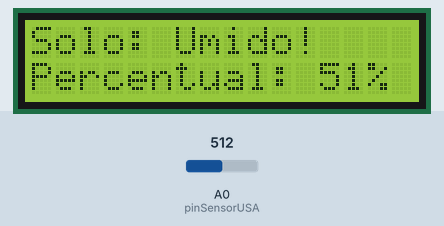
A sketch run on a simulated Arduino Uno, built with avr-gcc and run on an emulated ATmega328P. Parts: 16×2 character LCD. Inputs (shaded band) come from the test bench; at power-on: A0 (pinSensorUSA) = 512. What the sketch prints to the serial monitor is not drawn.

Above: at 17.4 s.
17.5 s: A0 (pinSensorUSA) set to 657
At 19.5 s:
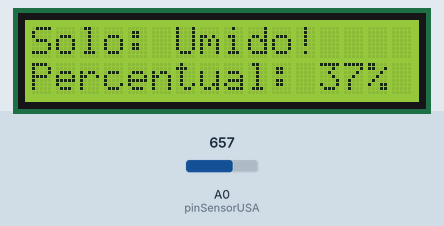
19.8 s: A0 (pinSensorUSA) set to 687
At 21.6 s:
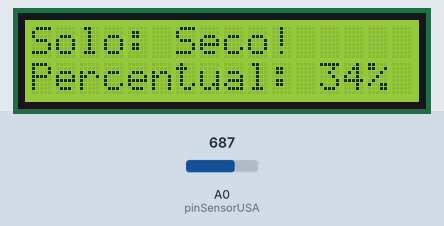
21.9 s: A0 (pinSensorUSA) set to 857
At 23.5 s:
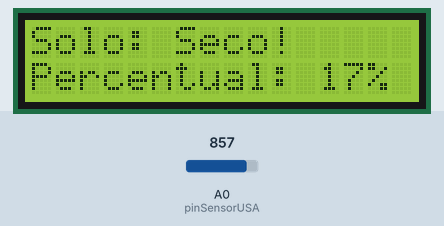
23.9 s: A0 (pinSensorUSA) set to 891
At 25.4 s:
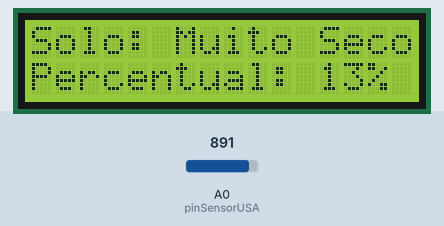
26.0 s: A0 (pinSensorUSA) set to 306
At 27.3 s:
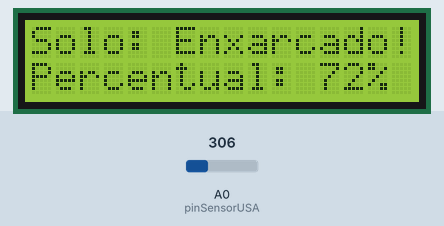
28.1 s: A0 (pinSensorUSA) set to 362
At 29.2 s:
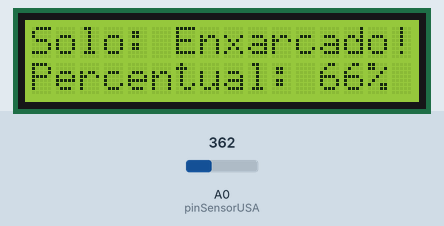
30.2 s: A0 (pinSensorUSA) set to 383
Timing chart, 0 to 33.2 s (numbered marks = the images above; inputs shaded):
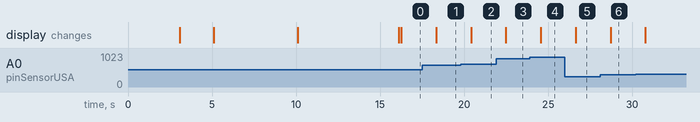

Measured:
- the behaviour switches between 672 and 673 on A0 (pinSensorUSA) (found by bisection; images 1 and 2)
- the behaviour switches between 872 and 873 on A0 (pinSensorUSA) (found by bisection; images 3 and 4)
- after the input at 17.5 s, the display: changes after 0.83 s (image 1)
- after the input at 19.8 s, the display: changes after 0.61 s (image 2)
- after the input at 21.9 s, the display: changes after 0.59 s (image 3)
- after the input at 23.9 s, the display: changes after 0.66 s (image 4)
- after the input at 26.0 s, the display: changes after 0.64 s (image 5)
- after the input at 28.1 s, the display: changes after 0.61 s (image 6)

The sketch:

Sensor_de_umidade_do_solo_LCD_16x2.ino
```cpp
#include <LiquidCrystal_I2C.h>

#include <Wire.h>


#define endereco  0x27
#define colunas   16
#define linhas    2
#define pinSensorUSA A0
#define pinSensorUSD 7
int nivel;
float percentUS = 0;
float leituraSensorUS = 0;


LiquidCrystal_I2C lcd(endereco, colunas, linhas);


void setup() {
  Serial.begin (9600);

  lcd.init(); // INICIA A COMUNICAÇÃO COM O DISPLAY
  lcd.backlight(); // LIGA A ILUMINAÇÃO DO DISPLAY
  lcd.clear(); // LIMPA O DISPLAY

  lcd.setCursor (7,0);
  lcd.print ("Sensor");
  delay (3000);
  lcd.setCursor(3,2);
  lcd.print ("Umidade do solo");
  delay (2000);
  lcd.setCursor(5,3);
  lcd.print ("Higrometro");
  delay (5000);

  lcd.clear();

  lcd.setCursor (17,3);
  lcd.print (".");
  delay (2000);
  lcd.setCursor (18,3);
  lcd.print (".");
  delay (2000);
  lcd.setCursor (19,3);
  lcd.print (".");
  delay (2000);
  lcd.clear();


  lcd.noBacklight(); // DESLIGA A ILUMINAÇÃO DO DISPLAY
  delay(10); // DELAY DE 2 SEGUNDOS
  lcd.backlight(); // LIGA A ILUMINAÇÃO DO DISPLAY
  delay(100); // DELAY DE 2 SEGUNDOS


}


void loop() {


  Serial.print ( "Umidade: ");
  Serial.print (nivel);
  Serial.println ();

  leituraSensorUS  = analogRead (pinSensorUSA);
  percentUS = (1023-leituraSensorUS)/10,24;
  Serial.print ("Percentual: ");
  Serial.print (percentUS);
  Serial.println ();


 lcd.home();
 nivel = analogRead(pinSensorUSA);

 lcd.setCursor(0,0);
 lcd.print("Solo:");
 lcd.setCursor(0,2);
 lcd.print("Percentual:");
 lcd.setCursor (12,2);
 lcd.print (percentUS,0);
 lcd.setCursor (14,2);
 lcd.write (B00100101);


if (percentUS > 0 && percentUS <= 15)
{
  lcd.setCursor(6, 0);
  lcd.print("Muito Seco!  ");
  delay(1000);
}
else if (percentUS > 15 && percentUS <= 35)
{
  lcd.setCursor(6, 0);
  lcd.print("Seco!        ");
  delay(1000);
}
else if (percentUS > 35 && percentUS <= 65)
{
  lcd.setCursor(6, 0);
  lcd.print("Umido!       ");
  delay(1000);
}
else if (percentUS > 65 && percentUS <= 100)
{
  lcd.setCursor(6, 0);
  lcd.print("Enxarcado!   ");
  delay(1000);
}
}
```
